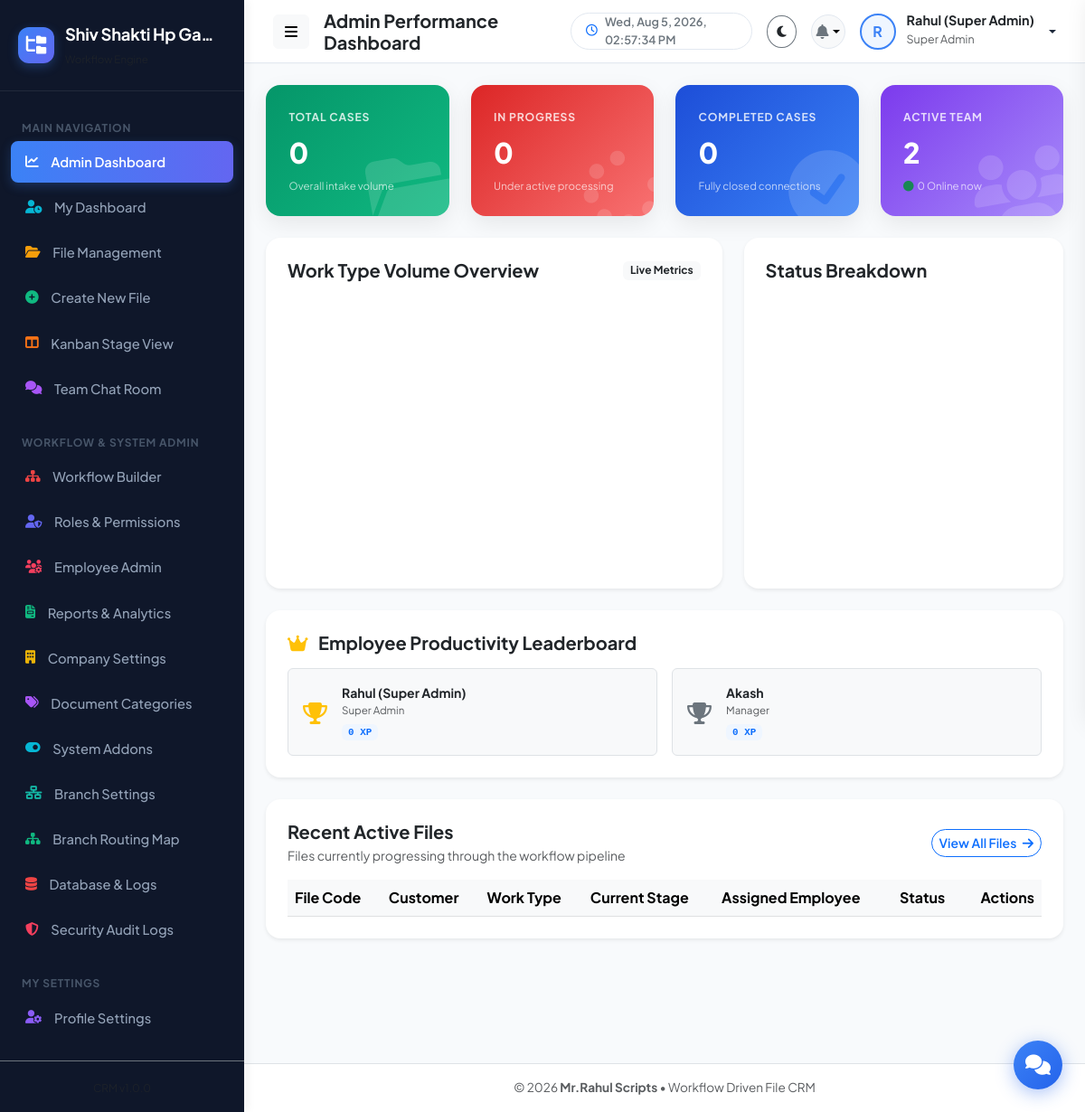
Page /admin/dashboard.php (signed in) on the committed database.
### tables this page shows
CREATE TABLE company_settings (
              id INTEGER PRIMARY KEY AUTOINCREMENT,
              company_name TEXT NOT NULL,
              company_email TEXT,
              company_mobile TEXT,
              company_address TEXT,
              company_logo TEXT DEFAULT 'default-logo.png',
              updated_at DATETIME DEFAULT CURRENT_TIMESTAMP
            , custom_upload_path TEXT NULL);

CREATE TABLE users (
          id INTEGER PRIMARY KEY AUTOINCREMENT,
          name TEXT NOT NULL,
          email TEXT NOT NULL UNIQUE,
          mobile TEXT NOT NULL,
          password TEXT NOT NULL,
          role_id INTEGER NOT NULL,
          profile_photo TEXT DEFAULT 'default-avatar.png',
          status TEXT DEFAULT 'active',
          created_at DATETIME DEFAULT CURRENT_TIMESTAMP, last_activity TEXT DEFAULT '2026-08-04 00:00:00', branch_id INTEGER DEFAULT 1,
          FOREIGN KEY (role_id) REFERENCES roles(id)
        );

### includes/auth.php (called while the page is built, shortened)
<?php
require_once __DIR__ . '/functions.php';
function getLoggedInUser(): ?array {
    if (isset($_SESSION['user_id'])) {
        return $_SESSION['user'] ?? null;
    }
    return null;
}
function hasPermission(string $permission): bool {
    $user = getLoggedInUser();
    if (($user['role_key'] ?? '') === 'super_admin') {
        return true;
    }
    $permissions = $user['permissions'] ?? [];
    return in_array('*', $permissions) || in_array($permission, $permissions);
}

### includes/functions.php (called while the page is built, shortened)
<?php
function isFeatureEnabled(string $featureKey): bool {
    try {
        $db = getDB();
        $stmt = $db->prepare("SELECT status FROM system_features WHERE feature_key = :key LIMIT 1");
        $stmt->execute(['key' => $featureKey]);
        $status = $stmt->fetchColumn();
        return $status === 'enabled';
    } catch (Exception $e) {
        return false;
    }
}

### admin/dashboard.php (the view, shortened to what this page needs)
<?php
require_once __DIR__ . '/../includes/header.php';
$db = getDB();
$totalFiles = $db->query("SELECT COUNT(*) FROM files")->fetchColumn();
$inProgressFiles = $db->query("SELECT COUNT(*) FROM files WHERE status = 'in_progress'")->fetchColumn();
$completedFiles = $db->query("SELECT COUNT(*) FROM files WHERE status = 'completed'")->fetchColumn();
$totalEmployees = $db->query("SELECT COUNT(*) FROM users WHERE status = 'active'")->fetchColumn();
$timeLimit = date('Y-m-d H:i:s', strtotime('-5 minutes'));
$stmtOnlineCount = $db->prepare("SELECT COUNT(*) FROM users WHERE last_activity >= :limit AND status = 'active'");
$stmtOnlineCount->execute(['limit' => $timeLimit]);
$onlineCount = $stmtOnlineCount->fetchColumn();
$leaderboard = $db->query("
    SELECT u.id, u.name, r.role_name,
           (SELECT COUNT(*) FROM files f WHERE f.current_assigned_user = u.id AND f.status = 'completed') as completed_count
    FROM users u
    JOIN roles r ON u.role_id = r.id
    WHERE u.status = 'active'
    ORDER BY completed_count DESC
    LIMIT 5
")->fetchAll();
?>
<div class="row g-4 mb-4">
  <div class="col-md-3">
    <div class="stat-card-premium stat-card-gradient-green">
      <i class="fas fa-folder-open bg-graphic-icon"></i>
      <div class="card-content">
        <div class="card-title">Total Cases</div>
        <div class="card-value"><?= number_format($totalFiles) ?></div>
        <div class="card-desc">Overall intake volume</div>
      </div>
    </div>
  </div>
  <div class="col-md-3">
    <div class="stat-card-premium stat-card-gradient-red">
      <i class="fas fa-spinner bg-graphic-icon"></i>
      <div class="card-content">
        <div class="card-title">In Progress</div>
        <div class="card-value"><?= number_format($inProgressFiles) ?></div>
        <div class="card-desc">Under active processing</div>
      </div>
    </div>
  </div>
  <div class="col-md-3">
    <div class="stat-card-premium stat-card-gradient-blue">
      <i class="fas fa-check-circle bg-graphic-icon"></i>
      <div class="card-content">
        <div class="card-title">Completed Cases</div>
        <div class="card-value"><?= number_format($completedFiles) ?></div>
        <div class="card-desc">Fully closed connections</div>
      </div>
    </div>
  </div>
  <div class="col-md-3">
    <div class="stat-card-premium stat-card-gradient-purple">
      <i class="fas fa-users bg-graphic-icon"></i>
      <div class="card-content">
        <div class="card-title">Active Team</div>
        <div class="card-value"><?= number_format($totalEmployees) ?></div>
        <div class="card-desc text-white" style="font-size: 0.72rem;">
          <i class="fas fa-circle text-success blink-indicator me-1" style="animation: blink 1.5s infinite;"></i><?= number_format($onlineCount) ?> Online now
        </div>
      </div>
    </div>
  </div>
</div>
<div class="row g-4 mb-4">
  <div class="col-lg-7">
    <div class="card border-0 shadow-sm p-4 h-100" style="border-radius: var(--radius-lg);">
      <div class="d-flex justify-content-between align-items-center mb-3">
        <h5 class="fw-bold mb-0">Work Type Volume Overview</h5>
        <span class="badge bg-light text-dark">Live Metrics</span>
      </div>
      <div id="workTypeChart" style="min-height: 300px;"></div>
    </div>
  </div>
  <div class="col-lg-5">
    <div class="card border-0 shadow-sm p-4 h-100" style="border-radius: var(--radius-lg);">
      <div class="d-flex justify-content-between align-items-center mb-3">
        <h5 class="fw-bold mb-0">Status Breakdown</h5>
      </div>
      <div id="statusDonutChart" style="min-height: 300px;"></div>
    </div>
  </div>
</div>
<div class="row g-4 mb-4">
  <div class="col-12">
    <div class="card border-0 shadow-sm p-4" style="border-radius: var(--radius-lg);">
      <h5 class="fw-bold mb-3"><i class="fas fa-crown text-warning me-2"></i> Employee Productivity Leaderboard</h5>
      <div class="row g-3">
        <?php foreach ($leaderboard as $index => $leader):
          $leaderXp = intval($leader['completed_count']) * 100;
          $trophyClass = match($index) {
              0 => 'text-warning',
              1 => 'text-secondary',
              2 => 'text-danger',
              default => 'text-muted'
          };
        ?>
          <div class="col-lg col-md-4 col-sm-6">
            <div class="p-3 bg-light rounded d-flex align-items-center gap-3 border">
              <span class="fs-4 fw-bold <?= $trophyClass ?>"><i class="fas fa-trophy"></i></span>
              <div>
                <div class="fw-bold text-dark text-truncate small" style="max-width: 140px;" title="<?= htmlspecialchars($leader['name']) ?>"><?= htmlspecialchars($leader['name']) ?></div>
                <small class="text-muted d-block text-truncate" style="font-size: 0.72rem; max-width: 140px;"><?= htmlspecialchars($leader['role_name']) ?></small>
                <span class="badge bg-primary-soft text-primary font-monospace mt-1" style="font-size: 0.68rem;"><?= number_format($leaderXp) ?> XP</span>
              </div>
            </div>
          </div>
        <?php endforeach; ?>
      </div>
    </div>
  </div>
</div>
<div class="card border-0 shadow-sm p-4" style="border-radius: var(--radius-lg);">
  <div class="d-flex justify-content-between align-items-center mb-3">
    <div>
      <h5 class="fw-bold mb-1">Recent Active Files</h5>
      <p class="text-muted small mb-0">Files currently progressing through the workflow pipeline</p>
    </div>
    <a href="<?= APP_URL ?>/employee/my-files.php" class="btn btn-outline-primary btn-sm rounded-pill fw-semibold">
      View All Files <i class="fas fa-arrow-right ms-1"></i>
    </a>
  </div>
  <div class="table-responsive">
    <table class="table table-hover align-middle mb-0">
      <thead class="table-light">
        <tr>
          <th>File Code</th>
          <th>Customer</th>
          <th>Work Type</th>
          <th>Current Stage</th>
          <th>Assigned Employee</th>
          <th>Status</th>
          <th class="text-end">Actions</th>
        </tr>
      </thead>
    </table>
  </div>
</div>
<?php require_once __DIR__ . '/../includes/footer.php'; ?>

### includes/sidebar.php
<?php
$currentPage = basename($_SERVER['PHP_SELF']);
$user = getLoggedInUser();
$roleKey = $user['role_key'] ?? '';
$isAdmin = in_array($roleKey, ['super_admin', 'admin']);
$db = getDB();
$companyInfo = $db->query("SELECT * FROM company_settings LIMIT 1")->fetch() ?: [
    'company_name' => 'File CRM',
    'company_logo' => 'default-logo.png'
];
?>
<aside class="app-sidebar">
  <div class="sidebar-header">
    <?php if (!empty($companyInfo['company_logo']) && $companyInfo['company_logo'] !== 'default-logo.png' && file_exists(UPLOAD_DIR . $companyInfo['company_logo'])): ?>
      <img src="<?= APP_URL ?>/serve.php?file=<?= htmlspecialchars($companyInfo['company_logo']) ?>" class="img-fluid rounded border-0" style="max-height: 40px; max-width: 45px; object-fit: contain;">
    <?php else: ?>
      <div class="brand-icon">
        <i class="fas fa-folder-tree text-white"></i>
      </div>
    <?php endif; ?>
    <div class="brand-details">
      <div class="brand-text text-truncate" style="max-width: 170px;" title="<?= htmlspecialchars($companyInfo['company_name']) ?>">
        <?= htmlspecialchars($companyInfo['company_name']) ?>
      </div>
      <small class="text-muted brand-subtext" style="font-size: 0.72rem;">Workflow Engine</small>
    </div>
  </div>
  <div class="sidebar-menu">
    <div class="menu-category">Main Navigation</div>
    <?php if ($isAdmin): ?>
      <a href="<?= APP_URL ?>/admin/dashboard.php" title="Admin Dashboard" class="nav-item-custom <?= $currentPage === 'dashboard.php' && str_contains($_SERVER['PHP_SELF'], 'admin') ? 'active' : '' ?>">
        <i class="fas fa-chart-line sidebar-icon-blue"></i> <span>Admin Dashboard</span>
      </a>
    <?php endif; ?>
    <a href="<?= APP_URL ?>/employee/dashboard.php" title="My Dashboard" class="nav-item-custom <?= $currentPage === 'dashboard.php' && str_contains($_SERVER['PHP_SELF'], 'employee') ? 'active' : '' ?>">
      <i class="fas fa-user-clock sidebar-icon-cyan"></i> <span>My Dashboard</span>
    </a>
    <a href="<?= APP_URL ?>/employee/my-files.php" title="File Management" class="nav-item-custom <?= $currentPage === 'my-files.php' ? 'active' : '' ?>">
      <i class="fas fa-folder-open sidebar-icon-amber"></i> <span>File Management</span>
    </a>
    <?php if (hasPermission('create_file')): ?>
      <a href="<?= APP_URL ?>/employee/create-file.php" title="Create New File" class="nav-item-custom <?= $currentPage === 'create-file.php' ? 'active' : '' ?>">
        <i class="fas fa-plus-circle sidebar-icon-green"></i> <span>Create New File</span>
      </a>
    <?php endif; ?>
    <?php if (isFeatureEnabled('auto_assignment')): ?>
      <a href="<?= APP_URL ?>/employee/kanban.php" title="Kanban Stage View" class="nav-item-custom <?= $currentPage === 'kanban.php' ? 'active' : '' ?>">
        <i class="fas fa-columns sidebar-icon-orange"></i> <span>Kanban Stage View</span>
      </a>
    <?php endif; ?>
    <?php if (isFeatureEnabled('in_app_chat')): ?>
      <a href="<?= APP_URL ?>/employee/chat.php" title="Team Chat Room" class="nav-item-custom <?= $currentPage === 'chat.php' ? 'active' : '' ?>">
        <i class="fas fa-comments sidebar-icon-purple"></i> <span>Team Chat Room</span>
      </a>
    <?php endif; ?>
    <?php if ($isAdmin): ?>
      <div class="menu-category mt-3">Workflow & System Admin</div>
      <a href="<?= APP_URL ?>/admin/workflow-builder.php" title="Workflow Builder" class="nav-item-custom <?= $currentPage === 'workflow-builder.php' ? 'active' : '' ?>">
        <i class="fas fa-sitemap sidebar-icon-red"></i> <span>Workflow Builder</span>
      </a>
      <a href="<?= APP_URL ?>/admin/roles.php" title="Roles & Permissions" class="nav-item-custom <?= $currentPage === 'roles.php' ? 'active' : '' ?>">
        <i class="fas fa-user-shield sidebar-icon-indigo"></i> <span>Roles & Permissions</span>
      </a>
      <a href="<?= APP_URL ?>/admin/users.php" title="Employee Admin" class="nav-item-custom <?= $currentPage === 'users.php' ? 'active' : '' ?>">
        <i class="fas fa-users-cog sidebar-icon-rose"></i> <span>Employee Admin</span>
      </a>
      <a href="<?= APP_URL ?>/admin/reports.php" title="Reports & Analytics" class="nav-item-custom <?= $currentPage === 'reports.php' ? 'active' : '' ?>">
        <i class="fas fa-file-invoice sidebar-icon-emerald"></i> <span>Reports & Analytics</span>
      </a>
      <a href="<?= APP_URL ?>/admin/company-profile.php" title="Company Settings" class="nav-item-custom <?= $currentPage === 'company-profile.php' ? 'active' : '' ?>">
        <i class="fas fa-building sidebar-icon-yellow"></i> <span>Company Settings</span>
      </a>
      <a href="<?= APP_URL ?>/admin/document-types.php" title="Document Categories" class="nav-item-custom <?= $currentPage === 'document-types.php' ? 'active' : '' ?>">
        <i class="fas fa-tags sidebar-icon-purple" style="color: #a855f7;"></i> <span>Document Categories</span>
      </a>
      <a href="<?= APP_URL ?>/admin/features.php" title="System Features" class="nav-item-custom <?= $currentPage === 'features.php' ? 'active' : '' ?>">
        <i class="fas fa-toggle-on sidebar-icon-cyan"></i> <span>System Addons</span>
      </a>
      <?php if (isFeatureEnabled('multi_branch')): ?>
        <a href="<?= APP_URL ?>/admin/branches.php" title="Branch Settings" class="nav-item-custom <?= $currentPage === 'branches.php' ? 'active' : '' ?>">
          <i class="fas fa-network-wired sidebar-icon-teal"></i> <span>Branch Settings</span>
        </a>
      <?php endif; ?>
      <a href="<?= APP_URL ?>/admin/branch-workflow.php" title="Branch Routing Map" class="nav-item-custom <?= $currentPage === 'branch-workflow.php' ? 'active' : '' ?>">
        <i class="fas fa-sitemap sidebar-icon-emerald"></i> <span>Branch Routing Map</span>
      </a>
      <a href="<?= APP_URL ?>/admin/database.php" title="Database & Logs" class="nav-item-custom <?= $currentPage === 'database.php' ? 'active' : '' ?>">
        <i class="fas fa-database sidebar-icon-red"></i> <span>Database & Logs</span>
      </a>
      <a href="<?= APP_URL ?>/admin/security-audit.php" title="Security Audit Logs" class="nav-item-custom <?= $currentPage === 'security-audit.php' ? 'active' : '' ?>">
        <i class="fas fa-shield-alt sidebar-icon-rose"></i> <span>Security Audit Logs</span>
      </a>
    <?php endif; ?>
    <div class="menu-category mt-3">My Settings</div>
    <a href="<?= APP_URL ?>/employee/profile.php" title="Profile Settings" class="nav-item-custom <?= $currentPage === 'profile.php' ? 'active' : '' ?>">
      <i class="fas fa-user-cog sidebar-icon-violet"></i> <span>Profile Settings</span>
    </a>
  </div>
  <div class="p-3 border-top border-secondary border-opacity-20 text-center sidebar-footer-div">
    <small class="text-muted" style="font-size: 0.75rem;">CRM v<?= APP_VERSION ?></small>
  </div>
</aside>

### rows in the picture
company_settings: company_name "Shiv Shakti Hp Ga…"
users: name "Rahul (Super Admin)", role_name "Super Admin", leaderXp "0"
users: name "Akash", role_name "Manager", leaderXp "0"

### other values in the picture
$pageTitle "Admin Performance Dashboard"
substr($currentUser['name'] ?? 'U', 0, 1) "R"
$currentUser['name'] "Rahul (Super Admin)"
$currentUser['role_name'] "Super Admin"
$totalFiles "0"
$inProgressFiles "0"
$completedFiles "0"
$totalEmployees "2"
$onlineCount "0"
